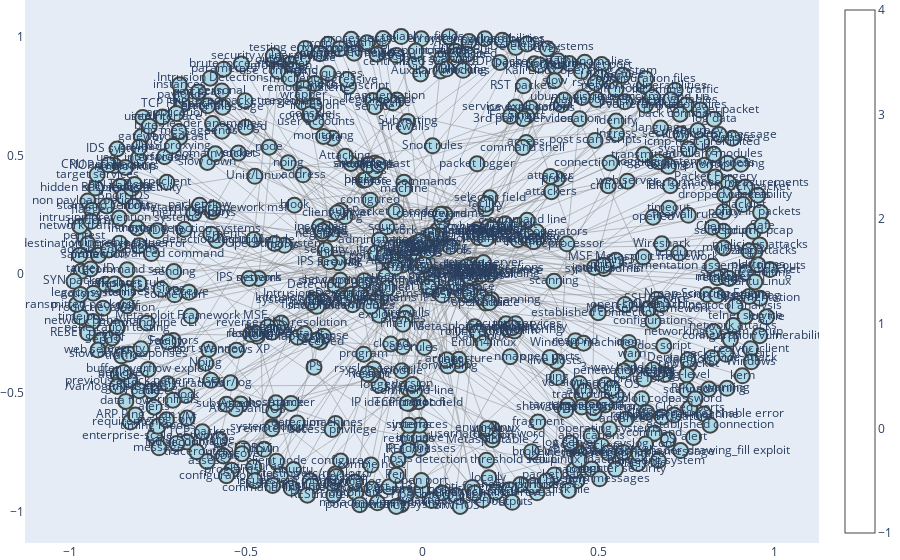

Write notebook code for a chart like this one.
### Markdown cell above
# Plotly

### Code cell
import plotly.graph_objs as go
import pandas as pd
import networkx as nx
import cpykg as kg

# Sample DataFrame
df = kg.AISecKG

# Create NetworkX graph
G = nx.DiGraph()
for _, row in df.iterrows():
    G.add_edge(row['H'], row['T'], relation=row['R'])

# Generate positions for the nodes
pos = nx.spring_layout(G)

# Extract edge and node positions
edge_x = []
edge_y = []
for edge in G.edges():
    x0, y0 = pos[edge[0]]
    x1, y1 = pos[edge[1]]
    edge_x.append(x0)
    edge_x.append(x1)
    edge_x.append(None)
    edge_y.append(y0)
    edge_y.append(y1)
    edge_y.append(None)

edge_trace = go.Scatter(
    x=edge_x, y=edge_y,
    line=dict(width=0.5, color='#888'),
    hoverinfo='none',
    mode='lines')

node_x = []
node_y = []
for node in G.nodes():
    x, y = pos[node]
    node_x.append(x)
    node_y.append(y)

node_trace = go.Scatter(
    x=node_x, y=node_y,
    mode='markers+text',
    hoverinfo='text',
    marker=dict(
        showscale=True,
        color='lightblue',
        size=15,
        line_width=2),
    text=[node for node in G.nodes()])

fig = go.Figure(data=[edge_trace, node_trace],
             layout=go.Layout(
                showlegend=False,
                margin=dict(b=0, l=0, r=0, t=0),
                xaxis=dict(showgrid=False, zeroline=False),
                yaxis=dict(showgrid=False, zeroline=False))
                )

fig.show()

### Figure 1 — Plotly figure (JSON) as saved in the notebook; plotly's stock layout.template omitted (floating-point values rounded to 4 significant figures; data arrays with more than 128 entries replaced by an {"elided": "..."} marker saying what was removed)
{"data": [{"hoverinfo": "none", "line": {"color": "#888", "width": 0.5}, "mode": "lines", "type": "scatter", "x": {"elided": "2178 float values"}, "y": {"elided": "2178 float values"}}, {"hoverinfo": "text", "marker": {"color": "lightblue", "line": {"width": 2}, "showscale": true, "size": 15}, "mode": "markers+text", "text": {"elided": "635 str values"}, "type": "scatter", "x": {"elided": "635 float values"}, "y": {"elided": "635 float values"}}], "layout": {"margin": {"b": 0, "l": 0, "r": 0, "t": 0}, "showlegend": false, "xaxis": {"showgrid": false, "zeroline": false}, "yaxis": {"showgrid": false, "zeroline": false}}}
